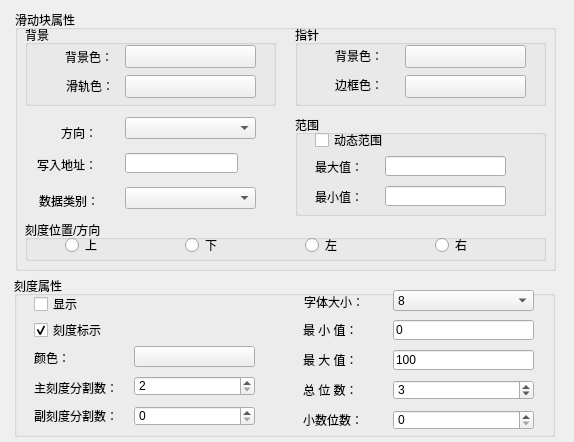
<?xml version="1.0" encoding="UTF-8"?>
<ui version="4.0">
 <class>SliderGeneralDlg</class>
 <widget class="QWidget" name="SliderGeneralDlg">
  <property name="geometry">
   <rect>
    <x>0</x>
    <y>0</y>
    <width>574</width>
    <height>442</height>
   </rect>
  </property>
  <property name="windowTitle">
   <string>Form</string>
  </property>
  <widget class="QGroupBox" name="groupBox_4">
   <property name="geometry">
    <rect>
     <x>15</x>
     <y>10</y>
     <width>541</width>
     <height>261</height>
    </rect>
   </property>
   <property name="title">
    <string>滑动块属性</string>
   </property>
   <widget class="QGroupBox" name="groupBox">
    <property name="geometry">
     <rect>
      <x>280</x>
      <y>15</y>
      <width>251</width>
      <height>81</height>
     </rect>
    </property>
    <property name="title">
     <string>指针</string>
    </property>
    <widget class="QLabel" name="label_6">
     <property name="geometry">
      <rect>
       <x>40</x>
       <y>20</y>
       <width>61</width>
       <height>21</height>
      </rect>
     </property>
     <property name="text">
      <string>背景色：</string>
     </property>
    </widget>
    <widget class="QPushButton" name="m_bkcolorbtn">
     <property name="geometry">
      <rect>
       <x>110</x>
       <y>20</y>
       <width>121</width>
       <height>23</height>
      </rect>
     </property>
     <property name="focusPolicy">
      <enum>Qt::NoFocus</enum>
     </property>
     <property name="text">
      <string/>
     </property>
    </widget>
    <widget class="QPushButton" name="m_frmcolorbtn">
     <property name="geometry">
      <rect>
       <x>110</x>
       <y>50</y>
       <width>121</width>
       <height>23</height>
      </rect>
     </property>
     <property name="focusPolicy">
      <enum>Qt::NoFocus</enum>
     </property>
     <property name="text">
      <string/>
     </property>
    </widget>
    <widget class="QLabel" name="label_7">
     <property name="geometry">
      <rect>
       <x>40</x>
       <y>50</y>
       <width>61</width>
       <height>20</height>
      </rect>
     </property>
     <property name="text">
      <string>边框色：</string>
     </property>
    </widget>
   </widget>
   <widget class="QPushButton" name="m_addrbtn">
    <property name="geometry">
     <rect>
      <x>220</x>
      <y>141</y>
      <width>21</width>
      <height>23</height>
     </rect>
    </property>
    <property name="text">
     <string/>
    </property>
    <property name="icon">
     <iconset resource="../../resourse.qrc">
      <normaloff>:/addressintput/images/address.bmp</normaloff>:/addressintput/images/address.bmp</iconset>
    </property>
    <property name="flat">
     <bool>true</bool>
    </property>
   </widget>
   <widget class="QLineEdit" name="m_addredit">
    <property name="geometry">
     <rect>
      <x>110</x>
      <y>143</y>
      <width>113</width>
      <height>20</height>
     </rect>
    </property>
   </widget>
   <widget class="QComboBox" name="m_datatypecmb">
    <property name="geometry">
     <rect>
      <x>110</x>
      <y>177</y>
      <width>131</width>
      <height>22</height>
     </rect>
    </property>
   </widget>
   <widget class="QLabel" name="label_3">
    <property name="geometry">
     <rect>
      <x>22</x>
      <y>147</y>
      <width>61</width>
      <height>16</height>
     </rect>
    </property>
    <property name="text">
     <string>写入地址：</string>
    </property>
   </widget>
   <widget class="QLabel" name="label_2">
    <property name="geometry">
     <rect>
      <x>24</x>
      <y>183</y>
      <width>61</width>
      <height>16</height>
     </rect>
    </property>
    <property name="text">
     <string>数据类别：</string>
    </property>
   </widget>
   <widget class="QGroupBox" name="groupBox_6">
    <property name="geometry">
     <rect>
      <x>10</x>
      <y>15</y>
      <width>251</width>
      <height>81</height>
     </rect>
    </property>
    <property name="title">
     <string>背景</string>
    </property>
    <widget class="QPushButton" name="m_backcolorbtn">
     <property name="geometry">
      <rect>
       <x>100</x>
       <y>20</y>
       <width>131</width>
       <height>23</height>
      </rect>
     </property>
     <property name="focusPolicy">
      <enum>Qt::NoFocus</enum>
     </property>
     <property name="text">
      <string/>
     </property>
    </widget>
    <widget class="QPushButton" name="m_linecolorbtn">
     <property name="geometry">
      <rect>
       <x>100</x>
       <y>50</y>
       <width>131</width>
       <height>23</height>
      </rect>
     </property>
     <property name="focusPolicy">
      <enum>Qt::NoFocus</enum>
     </property>
     <property name="text">
      <string/>
     </property>
    </widget>
    <widget class="QLabel" name="label_5">
     <property name="geometry">
      <rect>
       <x>8</x>
       <y>50</y>
       <width>81</width>
       <height>21</height>
      </rect>
     </property>
     <property name="text">
      <string>滑轨色：</string>
     </property>
     <property name="alignment">
      <set>Qt::AlignRight|Qt::AlignTrailing|Qt::AlignVCenter</set>
     </property>
    </widget>
    <widget class="QLabel" name="label_4">
     <property name="geometry">
      <rect>
       <x>7</x>
       <y>21</y>
       <width>81</width>
       <height>21</height>
      </rect>
     </property>
     <property name="text">
      <string>背景色：</string>
     </property>
     <property name="alignment">
      <set>Qt::AlignRight|Qt::AlignTrailing|Qt::AlignVCenter</set>
     </property>
    </widget>
   </widget>
   <widget class="QGroupBox" name="groupBox_2">
    <property name="geometry">
     <rect>
      <x>10</x>
      <y>210</y>
      <width>521</width>
      <height>41</height>
     </rect>
    </property>
    <property name="title">
     <string>刻度位置/方向</string>
    </property>
    <widget class="QRadioButton" name="m_radiop1">
     <property name="geometry">
      <rect>
       <x>40</x>
       <y>17</y>
       <width>61</width>
       <height>16</height>
      </rect>
     </property>
     <property name="text">
      <string>上</string>
     </property>
    </widget>
    <widget class="QRadioButton" name="m_radiop2">
     <property name="geometry">
      <rect>
       <x>160</x>
       <y>17</y>
       <width>61</width>
       <height>16</height>
      </rect>
     </property>
     <property name="text">
      <string>下</string>
     </property>
    </widget>
    <widget class="QRadioButton" name="m_radiop3">
     <property name="geometry">
      <rect>
       <x>280</x>
       <y>17</y>
       <width>71</width>
       <height>16</height>
      </rect>
     </property>
     <property name="text">
      <string>左</string>
     </property>
    </widget>
    <widget class="QRadioButton" name="m_radiop4">
     <property name="geometry">
      <rect>
       <x>410</x>
       <y>17</y>
       <width>51</width>
       <height>16</height>
      </rect>
     </property>
     <property name="text">
      <string>右</string>
     </property>
    </widget>
   </widget>
   <widget class="QComboBox" name="m_directcmb">
    <property name="geometry">
     <rect>
      <x>110</x>
      <y>107</y>
      <width>131</width>
      <height>22</height>
     </rect>
    </property>
   </widget>
   <widget class="QLabel" name="label_8">
    <property name="geometry">
     <rect>
      <x>14</x>
      <y>115</y>
      <width>68</width>
      <height>16</height>
     </rect>
    </property>
    <property name="text">
     <string>方向：</string>
    </property>
    <property name="alignment">
     <set>Qt::AlignRight|Qt::AlignTrailing|Qt::AlignVCenter</set>
    </property>
   </widget>
   <widget class="QGroupBox" name="groupBox_3">
    <property name="geometry">
     <rect>
      <x>280</x>
      <y>105</y>
      <width>251</width>
      <height>101</height>
     </rect>
    </property>
    <property name="title">
     <string>范围</string>
    </property>
    <widget class="QCheckBox" name="checkBox">
     <property name="geometry">
      <rect>
       <x>20</x>
       <y>15</y>
       <width>201</width>
       <height>20</height>
      </rect>
     </property>
     <property name="focusPolicy">
      <enum>Qt::NoFocus</enum>
     </property>
     <property name="text">
      <string>动态范围</string>
     </property>
    </widget>
    <widget class="QPushButton" name="m_maxbtn">
     <property name="geometry">
      <rect>
       <x>210</x>
       <y>41</y>
       <width>21</width>
       <height>21</height>
      </rect>
     </property>
     <property name="text">
      <string/>
     </property>
     <property name="icon">
      <iconset resource="../../resourse.qrc">
       <normaloff>:/addressintput/images/address.bmp</normaloff>:/addressintput/images/address.bmp</iconset>
     </property>
     <property name="flat">
      <bool>true</bool>
     </property>
    </widget>
    <widget class="QLabel" name="m_maxlabel">
     <property name="geometry">
      <rect>
       <x>20</x>
       <y>41</y>
       <width>61</width>
       <height>21</height>
      </rect>
     </property>
     <property name="text">
      <string>最大值：</string>
     </property>
    </widget>
    <widget class="QLineEdit" name="m_maxedit">
     <property name="geometry">
      <rect>
       <x>90</x>
       <y>41</y>
       <width>121</width>
       <height>20</height>
      </rect>
     </property>
     <property name="maxLength">
      <number>15</number>
     </property>
    </widget>
    <widget class="QPushButton" name="m_minbtn">
     <property name="geometry">
      <rect>
       <x>210</x>
       <y>71</y>
       <width>21</width>
       <height>21</height>
      </rect>
     </property>
     <property name="text">
      <string/>
     </property>
     <property name="icon">
      <iconset resource="../../resourse.qrc">
       <normaloff>:/addressintput/images/address.bmp</normaloff>:/addressintput/images/address.bmp</iconset>
     </property>
     <property name="flat">
      <bool>true</bool>
     </property>
    </widget>
    <widget class="QLabel" name="m_minlabel">
     <property name="geometry">
      <rect>
       <x>20</x>
       <y>71</y>
       <width>61</width>
       <height>21</height>
      </rect>
     </property>
     <property name="text">
      <string>最小值：</string>
     </property>
    </widget>
    <widget class="QLineEdit" name="m_minedit">
     <property name="geometry">
      <rect>
       <x>90</x>
       <y>71</y>
       <width>121</width>
       <height>20</height>
      </rect>
     </property>
     <property name="maxLength">
      <number>15</number>
     </property>
    </widget>
   </widget>
  </widget>
  <widget class="QGroupBox" name="groupBox_5">
   <property name="geometry">
    <rect>
     <x>14</x>
     <y>276</y>
     <width>541</width>
     <height>161</height>
    </rect>
   </property>
   <property name="title">
    <string>刻度属性</string>
   </property>
   <widget class="QLabel" name="label_1">
    <property name="geometry">
     <rect>
      <x>20</x>
      <y>71</y>
      <width>91</width>
      <height>21</height>
     </rect>
    </property>
    <property name="text">
     <string>颜色：</string>
    </property>
   </widget>
   <widget class="QPushButton" name="m_colorbtn">
    <property name="geometry">
     <rect>
      <x>120</x>
      <y>70</y>
      <width>121</width>
      <height>21</height>
     </rect>
    </property>
    <property name="focusPolicy">
     <enum>Qt::NoFocus</enum>
    </property>
    <property name="text">
     <string/>
    </property>
   </widget>
   <widget class="QLabel" name="label_9">
    <property name="geometry">
     <rect>
      <x>20</x>
      <y>102</y>
      <width>91</width>
      <height>20</height>
     </rect>
    </property>
    <property name="text">
     <string>主刻度分割数：</string>
    </property>
   </widget>
   <widget class="QLabel" name="label_10">
    <property name="geometry">
     <rect>
      <x>20</x>
      <y>130</y>
      <width>91</width>
      <height>20</height>
     </rect>
    </property>
    <property name="text">
     <string>副刻度分割数：</string>
    </property>
   </widget>
   <widget class="QCheckBox" name="m_displaycheck">
    <property name="geometry">
     <rect>
      <x>20</x>
      <y>20</y>
      <width>101</width>
      <height>16</height>
     </rect>
    </property>
    <property name="text">
     <string>显示</string>
    </property>
   </widget>
   <widget class="QSpinBox" name="m_subscalspin">
    <property name="geometry">
     <rect>
      <x>120</x>
      <y>130</y>
      <width>121</width>
      <height>20</height>
     </rect>
    </property>
    <property name="maximum">
     <number>5</number>
    </property>
   </widget>
   <widget class="QCheckBox" name="m_scalemarkcheck">
    <property name="geometry">
     <rect>
      <x>20</x>
      <y>46</y>
      <width>111</width>
      <height>16</height>
     </rect>
    </property>
    <property name="text">
     <string>刻度标示</string>
    </property>
    <property name="checked">
     <bool>true</bool>
    </property>
   </widget>
   <widget class="QSpinBox" name="m_mainscalspin">
    <property name="geometry">
     <rect>
      <x>120</x>
      <y>100</y>
      <width>121</width>
      <height>20</height>
     </rect>
    </property>
    <property name="minimum">
     <number>2</number>
    </property>
    <property name="maximum">
     <number>20</number>
    </property>
   </widget>
   <widget class="QLabel" name="label_11">
    <property name="geometry">
     <rect>
      <x>289</x>
      <y>44</y>
      <width>81</width>
      <height>20</height>
     </rect>
    </property>
    <property name="text">
     <string>最 小 值：</string>
    </property>
   </widget>
   <widget class="QLabel" name="label_12">
    <property name="geometry">
     <rect>
      <x>289</x>
      <y>74</y>
      <width>81</width>
      <height>20</height>
     </rect>
    </property>
    <property name="text">
     <string>最 大 值：</string>
    </property>
   </widget>
   <widget class="QLineEdit" name="m_maxedit_2">
    <property name="geometry">
     <rect>
      <x>379</x>
      <y>74</y>
      <width>141</width>
      <height>20</height>
     </rect>
    </property>
    <property name="text">
     <string>100</string>
    </property>
    <property name="maxLength">
     <number>15</number>
    </property>
   </widget>
   <widget class="QLabel" name="label_13">
    <property name="geometry">
     <rect>
      <x>290</x>
      <y>18</y>
      <width>81</width>
      <height>16</height>
     </rect>
    </property>
    <property name="text">
     <string>字体大小：</string>
    </property>
   </widget>
   <widget class="QSpinBox" name="m_pointnumberspin">
    <property name="geometry">
     <rect>
      <x>379</x>
      <y>134</y>
      <width>141</width>
      <height>20</height>
     </rect>
    </property>
    <property name="minimum">
     <number>0</number>
    </property>
    <property name="maximum">
     <number>10</number>
    </property>
    <property name="value">
     <number>0</number>
    </property>
   </widget>
   <widget class="QComboBox" name="m_fontsizecmb">
    <property name="geometry">
     <rect>
      <x>379</x>
      <y>14</y>
      <width>141</width>
      <height>21</height>
     </rect>
    </property>
    <property name="currentIndex">
     <number>0</number>
    </property>
    <item>
     <property name="text">
      <string>8</string>
     </property>
    </item>
    <item>
     <property name="text">
      <string>9</string>
     </property>
    </item>
    <item>
     <property name="text">
      <string>10</string>
     </property>
    </item>
    <item>
     <property name="text">
      <string>11</string>
     </property>
    </item>
    <item>
     <property name="text">
      <string>12</string>
     </property>
    </item>
    <item>
     <property name="text">
      <string>13</string>
     </property>
    </item>
    <item>
     <property name="text">
      <string>14</string>
     </property>
    </item>
    <item>
     <property name="text">
      <string>15</string>
     </property>
    </item>
    <item>
     <property name="text">
      <string>16</string>
     </property>
    </item>
    <item>
     <property name="text">
      <string>17</string>
     </property>
    </item>
    <item>
     <property name="text">
      <string>18</string>
     </property>
    </item>
    <item>
     <property name="text">
      <string>19</string>
     </property>
    </item>
    <item>
     <property name="text">
      <string>20</string>
     </property>
    </item>
   </widget>
   <widget class="QLineEdit" name="m_minedit_2">
    <property name="geometry">
     <rect>
      <x>379</x>
      <y>44</y>
      <width>141</width>
      <height>20</height>
     </rect>
    </property>
    <property name="text">
     <string>0</string>
    </property>
    <property name="maxLength">
     <number>15</number>
    </property>
   </widget>
   <widget class="QLabel" name="label_14">
    <property name="geometry">
     <rect>
      <x>289</x>
      <y>104</y>
      <width>81</width>
      <height>20</height>
     </rect>
    </property>
    <property name="text">
     <string>总 位 数：</string>
    </property>
   </widget>
   <widget class="QLabel" name="label_15">
    <property name="geometry">
     <rect>
      <x>289</x>
      <y>134</y>
      <width>81</width>
      <height>20</height>
     </rect>
    </property>
    <property name="text">
     <string>小数位数：</string>
    </property>
   </widget>
   <widget class="QSpinBox" name="m_totalnumberspin">
    <property name="geometry">
     <rect>
      <x>379</x>
      <y>104</y>
      <width>141</width>
      <height>20</height>
     </rect>
    </property>
    <property name="minimum">
     <number>1</number>
    </property>
    <property name="maximum">
     <number>10</number>
    </property>
    <property name="value">
     <number>3</number>
    </property>
   </widget>
  </widget>
 </widget>
 <resources>
  <include location="../../resourse.qrc"/>
 </resources>
 <connections/>
</ui>
